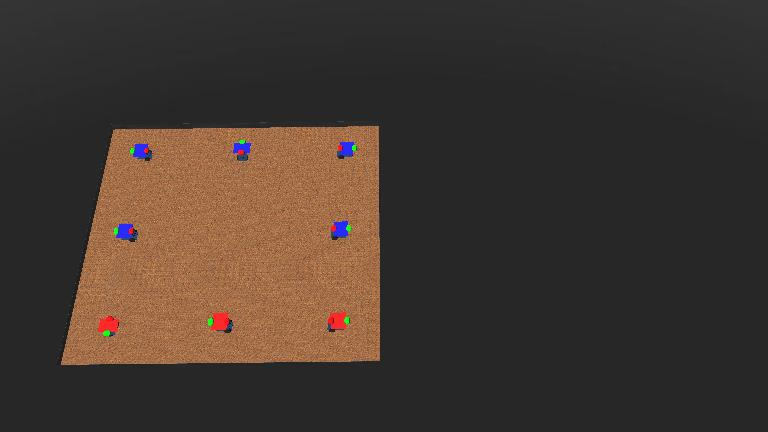
#> input picture WebotsSwamSign/worlds/.SwarmSign.jpg, 768 x 432 px, given in place of the camera
$ python Control2.py
#> lines starting #> are read from the running program, lines starting #| are printed output that depends on the picture; after the words box and inside, x2 and y2 are one past the last pixel; in counts of white or black regions, pixels touching at a corner belong together
import cv2
import numpy as np
import paho.mqtt.client as mqtt
from collections import deque
import math
import time
import gc
import json
from heapq import heappush, heappop

# MQTT Setup
MQTT_BROKER = "192.168.4.1"
CONTROL_TOPICS = {1: "robot/control/1", 2: "robot/control/2", 3: "robot/control/3"}
STATUS_TOPICS = {1: "robot/status/1", 2: "robot/status/2", 3: "robot/status/3"}
POSITION_TOPICS = {1: "robot/position/1", 2: "robot/position/2", 3: "robot/position/3"}
FRAME_TOPIC = "robot/frame/dimensions"  # Topic for frame dimensions
TARGET_POSITION_TOPICS = {1: "robot/targetpos/1", 2: "robot/targetpos/2", 3: "robot/targetpos/3"}

# Movement Config
ROBOT_LENGTH = 50
MIN_ROBOT_DISTANCE = 100
SAFETY_DISTANCE = 40

# Robot configurations
ROBOT_CONFIGS = {
    1: {
        "type": "led_pair",
        "front_color": ("green", np.array([35, 50, 50]), np.array([85, 255, 255])),
        "back_color": ("red", [np.array([0, 50, 50]), np.array([10, 255, 255])],
                      [np.array([170, 50, 50]), np.array([180, 255, 255])]),
        "speeds": {"rotate": 20, "forward": 30, "max": 40},
        "rotate_threshold": 10,
        "min_distance": 10,
        "rotation_threshold": 15
    },
    2: {
        "type": "blue_square",
        "body_color": ("blue", np.array([100, 50, 50]), np.array([130, 255, 255])),
        "front_color": ("green", np.array([35, 50, 50]), np.array([85, 255, 255])),
        "back_color": ("red", [np.array([0, 50, 50]), np.array([10, 255, 255])],
                      [np.array([170, 50, 50]), np.array([180, 255, 255])]),
        "speeds": {"rotate": 15, "forward": 30, "max": 35},
        "rotate_threshold": 10,
        "min_distance": 30,
        "rotation_threshold": 15
    },
    3: {
        "type": "blue_split_rectangle",
        "front_color": ("green", np.array([35, 50, 50]), np.array([85, 255, 255])),
        "back_color": ("red", [np.array([0, 50, 50]), np.array([10, 255, 255])],
                      [np.array([170, 50, 50]), np.array([180, 255, 255])]),
        "blue_color": ("blue", np.array([100, 50, 50]), np.array([130, 255, 255])),
        "speeds": {"rotate": 20, "forward": 30, "max": 35},
        "rotate_threshold": 10,
        "min_blue_area": 300,  # Minimum area for each blue segment
        "max_gap_ratio": 0.4,   # Maximum allowed gap between blue segments relative to robot size
        "min_distance": 20,
        "rotation_threshold": 20
    }
}

class RobotController:
    def __init__(self):
        self.client = mqtt.Client(callback_api_version=mqtt.CallbackAPIVersion.VERSION2)
        self.client.on_connect = self.on_connect
        self.client.on_message = self.on_message
        self.client.connect(MQTT_BROKER, 1883)
        self.client.loop_start()

        # Robot tracking
        self.robot_targets = {robot_id: None for robot_id in ROBOT_CONFIGS.keys()}
        self.robot_trails = {robot_id: deque(maxlen=20) for robot_id in ROBOT_CONFIGS.keys()}
        self.robot_last_seen = {robot_id: 0 for robot_id in ROBOT_CONFIGS.keys()}
        self.robot_online = {robot_id: False for robot_id in ROBOT_CONFIGS.keys()}
        self.robot_bounding_boxes = {robot_id: None for robot_id in ROBOT_CONFIGS.keys()}
        self.robot_colors = {
            1: (0, 255, 0),   # Green
            2: (255, 0, 0),    # Blue
            3: (0, 0, 255),    # Red
        }

        # Camera setup
        self.cap = cv2.VideoCapture(0, cv2.CAP_DSHOW)
        self.cap.set(cv2.CAP_PROP_BUFFERSIZE, 1)
        self.cap.set(cv2.CAP_PROP_FRAME_WIDTH, 640)
        self.cap.set(cv2.CAP_PROP_FRAME_HEIGHT, 480)

        # Get frame dimensions once at startup
        ret, frame = self.cap.read()
#> frame is the input picture: shape (432, 768, 3); mean B, G, R 47.5, 54.7, 65.8
        if ret:
            self.frame_height, self.frame_width = frame.shape[:2]
#> self.frame_height = 432; self.frame_width = 768
            # Publish frame dimensions once at startup
            self.client.publish(FRAME_TOPIC, f"{self.frame_width},{self.frame_height}", qos=1, retain=True)
        else:
            self.frame_width, self.frame_height = 640, 480  # Default values if capture fails

        self.frame_count = 0
        self.last_gc_time = time.time()
        self.last_frame_time = time.time()
        self.fps = 0

        # Add cleanup flags
        self.running = True

        # UI setup
        cv2.namedWindow("Robot Control")
        cv2.setMouseCallback("Robot Control", self.mouse_callback)

    # [64 lines left out: functions on_connect, on_message, mouse_callback, not called in this run]

    def detect_robots(self, frame):
        hsv = cv2.cvtColor(frame, cv2.COLOR_BGR2HSV)
        detected_robots = {}

        # Only detect robots that are online
        online_robots = [rid for rid in ROBOT_CONFIGS.keys() if self.robot_online.get(rid, False)]

        # Initialize masks for exclusion
        exclusion_mask = np.zeros(frame.shape[:2], dtype=np.uint8)

        # Detect Robot 2 (solid blue square) first if online
        if 2 in online_robots:
            config = ROBOT_CONFIGS[2]
            front, back, bbox = self.detect_blue_square_robot(frame, hsv, config)
            if front and back:
                detected_robots[2] = (front, back)
                self.robot_bounding_boxes[2] = bbox
                center = ((front[0] + back[0])//2, (front[1] + back[1])//2)
                self.robot_trails[2].append(center)
                self.robot_last_seen[2] = time.time()
                self.publish_robot_position(2, front, back)
                cv2.putText(frame, "Robot 2", (center[0]+10, center[1]),
                        cv2.FONT_HERSHEY_SIMPLEX, 0.5, (255, 0, 0), 2)

                # Add Robot 2's area to exclusion mask
                if bbox is not None:
                    cv2.drawContours(exclusion_mask, [bbox], -1, 255, -1)

        # Detect Robot 3 (split blue rectangle) if online, using exclusion mask
        if 3 in online_robots:
            config = ROBOT_CONFIGS[3]
            front, back, bbox = self.detect_split_blue_robot(frame, hsv, config, exclusion_mask)
            if front and back:
                detected_robots[3] = (front, back)
                self.robot_bounding_boxes[3] = bbox
                center = ((front[0] + back[0])//2, (front[1] + back[1])//2)
                self.robot_trails[3].append(center)
                self.robot_last_seen[3] = time.time()
                self.publish_robot_position(3, front, back)
                cv2.putText(frame, "Robot 3", (center[0]+10, center[1]),
                        cv2.FONT_HERSHEY_SIMPLEX, 0.5, (0, 0, 255), 2)

        # Detect Robot 1 (LED pair) if online
        if 1 in online_robots:
            config = ROBOT_CONFIGS[1]
            front, back, bbox = self.detect_led_pair_robot(frame, hsv, config)
            if front and back:
                detected_robots[1] = (front, back)
                self.robot_bounding_boxes[1] = bbox
                center = ((front[0] + back[0])//2, (front[1] + back[1])//2)
                self.robot_trails[1].append(center)
                self.robot_last_seen[1] = time.time()
                self.publish_robot_position(1, front, back)
                cv2.putText(frame, "Robot 1", (center[0]+10, center[1]),
                        cv2.FONT_HERSHEY_SIMPLEX, 0.5, (0, 255, 0), 2)

        # Draw bounding boxes for all detected robots
        for robot_id, bbox in self.robot_bounding_boxes.items():
            if bbox is not None and robot_id in detected_robots:
                cv2.drawContours(frame, [bbox], 0, (255, 0, 255), 2)  # Purple bounding box

        return detected_robots

    # [345 lines left out: functions publish_robot_position, detect_split_blue_robot, find_led_near_region, detect_leds_in_region, find_led_in_gap, is_color_match and 3 more, not called in this run]

    def distance(self, pos1, pos2):
        return math.sqrt((pos1[0]-pos2[0])**2 + (pos1[1]-pos2[1])**2)

    # [197 lines left out: functions calculate_movement, advanced_collision_avoidance, expand_bounding_box, bounding_boxes_intersect, draw_robot_info, not called in this run]

    def draw_ui(self, frame):
        # Draw status information
        status_y = 20
        for robot_id in ROBOT_CONFIGS.keys():
            color = self.robot_colors.get(robot_id, (255, 255, 255))
            status = "ONLINE" if self.robot_online[robot_id] else "OFFLINE"
            target = f"Target: {self.robot_targets[robot_id]}" if self.robot_targets[robot_id] else "No target"
            cv2.putText(frame, f"Robot {robot_id}: {status} - {target}",
                       (10, status_y), cv2.FONT_HERSHEY_SIMPLEX, 0.5, color, 1)
            status_y += 20

        cv2.imshow("Robot Control", frame)

    def cleanup(self):
        """Clean up resources"""
        self.running = False
        time.sleep(0.1)  # Allow any pending operations to complete
        if hasattr(self, 'cap') and self.cap.isOpened():
            self.cap.release()
        cv2.destroyAllWindows()
        self.client.disconnect()
        gc.collect()  # Force garbage collection

    def run(self):
        try:
            while self.running:
                start_time = time.time()

                # Skip frames if processing is falling behind
                if time.time() - self.last_frame_time > 0.1:  # If we're running slower than 10fps
                    ret = self.cap.grab()  # Just grab the frame without decoding
                    if not ret:
                        break
                    continue

                ret, frame = self.cap.read()
                if not ret:
                    break

                # Periodically force garbage collection
                if time.time() - self.last_gc_time > 5:  # Every 5 seconds
                    gc.collect()
                    self.last_gc_time = time.time()

                # Process frame
                detected_robots = self.detect_robots(frame)
#> in detect_robots, `hsv = cv2.cvtColor(frame, cv2.COLOR_BGR2HSV)`: hsv: shape (432, 768, 3); mean H, S, V 4.5, 31.1, 66.4
#> detected_robots = 0 items

                # Control each detected robot that is online
                for robot_id, (front, back) in detected_robots.items():
                    if self.robot_online.get(robot_id, False) and self.robot_targets[robot_id]:
                        # Create list of other robots as (robot_id, (front_pos, back_pos))
                        other_robots = [(rid, pos) for rid, pos in detected_robots.items()
                                    if rid != robot_id and self.robot_online.get(rid, False)]
                        cmd = self.calculate_movement(
                            robot_id, front, back,
                            self.robot_targets[robot_id], other_robots
                        )
                        try:
                            self.client.publish(CONTROL_TOPICS[robot_id], cmd, qos=0)
                        except Exception as e:
                            print(f"MQTT publish error: {e}")
#> this loop made 0 passes

                # Check for offline robots with timeout
                current_time = time.time()
                for robot_id in self.robot_online.keys():
                    if (current_time - self.robot_last_seen[robot_id]) > 40:  # 5 seconds timeout
                        self.robot_online[robot_id] = False

                # Calculate FPS
                self.frame_count += 1
                if self.frame_count % 10 == 0:
                    self.fps = 10 / (time.time() - start_time)
                    # print(f"FPS: {self.fps:.1f}")

                # Display UI
                self.draw_ui(frame)
#> after the loop in draw_ui, `for robot_id in ROBOT_CONFIGS.keys():`:
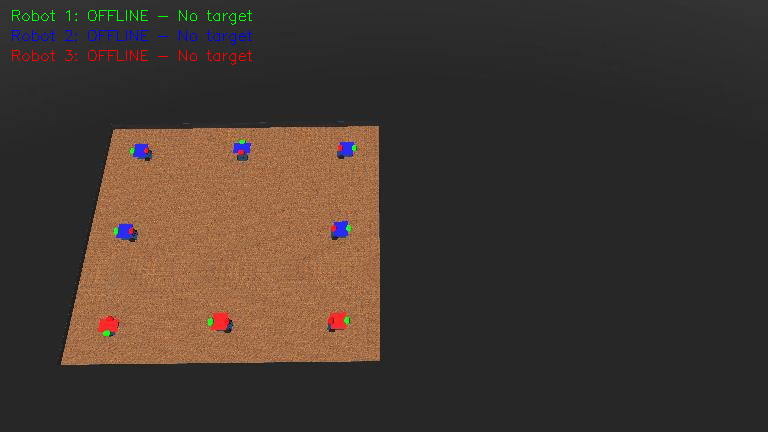
#> frame: shape (432, 768, 3); 0.43% of pixels changed, all inside (x1, y1, x2, y2) = (12, 10, 252, 65)
#> after the loop in draw_ui, `for robot_id in ROBOT_CONFIGS.keys():`: status_y = 80

                # Handle key presses
                key = cv2.waitKey(1)
#> (key q is pressed here)
                if key == ord('q'):
                    break
                elif key == ord(' '):  # Stop all online robots
                    for robot_id in self.robot_targets.keys():
                        if self.robot_online.get(robot_id, False):
                            self.robot_targets[robot_id] = None
                            self.client.publish(CONTROL_TOPICS[robot_id], "STOP", qos=0)

                self.last_frame_time = time.time()

        finally:
            self.cleanup()

if __name__ == "__main__":
    controller = RobotController()
    controller.run()
